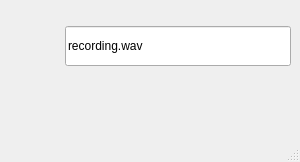
<?xml version="1.0" encoding="UTF-8"?>
<ui version="4.0">
 <class>MainWindow</class>
 <widget class="QMainWindow" name="MainWindow">
  <property name="geometry">
   <rect>
    <x>0</x>
    <y>0</y>
    <width>300</width>
    <height>162</height>
   </rect>
  </property>
  <property name="minimumSize">
   <size>
    <width>300</width>
    <height>162</height>
   </size>
  </property>
  <property name="maximumSize">
   <size>
    <width>300</width>
    <height>162</height>
   </size>
  </property>
  <property name="windowTitle">
   <string>MainWindow</string>
  </property>
  <widget class="QWidget" name="centralwidget">
   <layout class="QVBoxLayout" name="verticalLayout">
    <item>
     <layout class="QHBoxLayout" name="horizontalLayout">
      <item>
       <widget class="QPushButton" name="record_button">
        <property name="minimumSize">
         <size>
          <width>50</width>
          <height>50</height>
         </size>
        </property>
        <property name="maximumSize">
         <size>
          <width>50</width>
          <height>50</height>
         </size>
        </property>
        <property name="text">
         <string/>
        </property>
        <property name="icon">
         <iconset>
          <normaloff>icons/microphone.png</normaloff>icons/microphone.png</iconset>
        </property>
        <property name="iconSize">
         <size>
          <width>40</width>
          <height>40</height>
         </size>
        </property>
        <property name="flat">
         <bool>true</bool>
        </property>
       </widget>
      </item>
      <item>
       <widget class="QLineEdit" name="filename_lineedit">
        <property name="minimumSize">
         <size>
          <width>0</width>
          <height>40</height>
         </size>
        </property>
        <property name="text">
         <string>recording.wav</string>
        </property>
       </widget>
      </item>
     </layout>
    </item>
    <item>
     <widget class="QLabel" name="status_label">
      <property name="minimumSize">
       <size>
        <width>0</width>
        <height>30</height>
       </size>
      </property>
      <property name="maximumSize">
       <size>
        <width>16777215</width>
        <height>30</height>
       </size>
      </property>
      <property name="text">
       <string/>
      </property>
     </widget>
    </item>
   </layout>
  </widget>
  <widget class="QMenuBar" name="menubar">
   <property name="geometry">
    <rect>
     <x>0</x>
     <y>0</y>
     <width>300</width>
     <height>26</height>
    </rect>
   </property>
  </widget>
  <widget class="QStatusBar" name="statusbar"/>
 </widget>
 <resources/>
 <connections/>
</ui>
